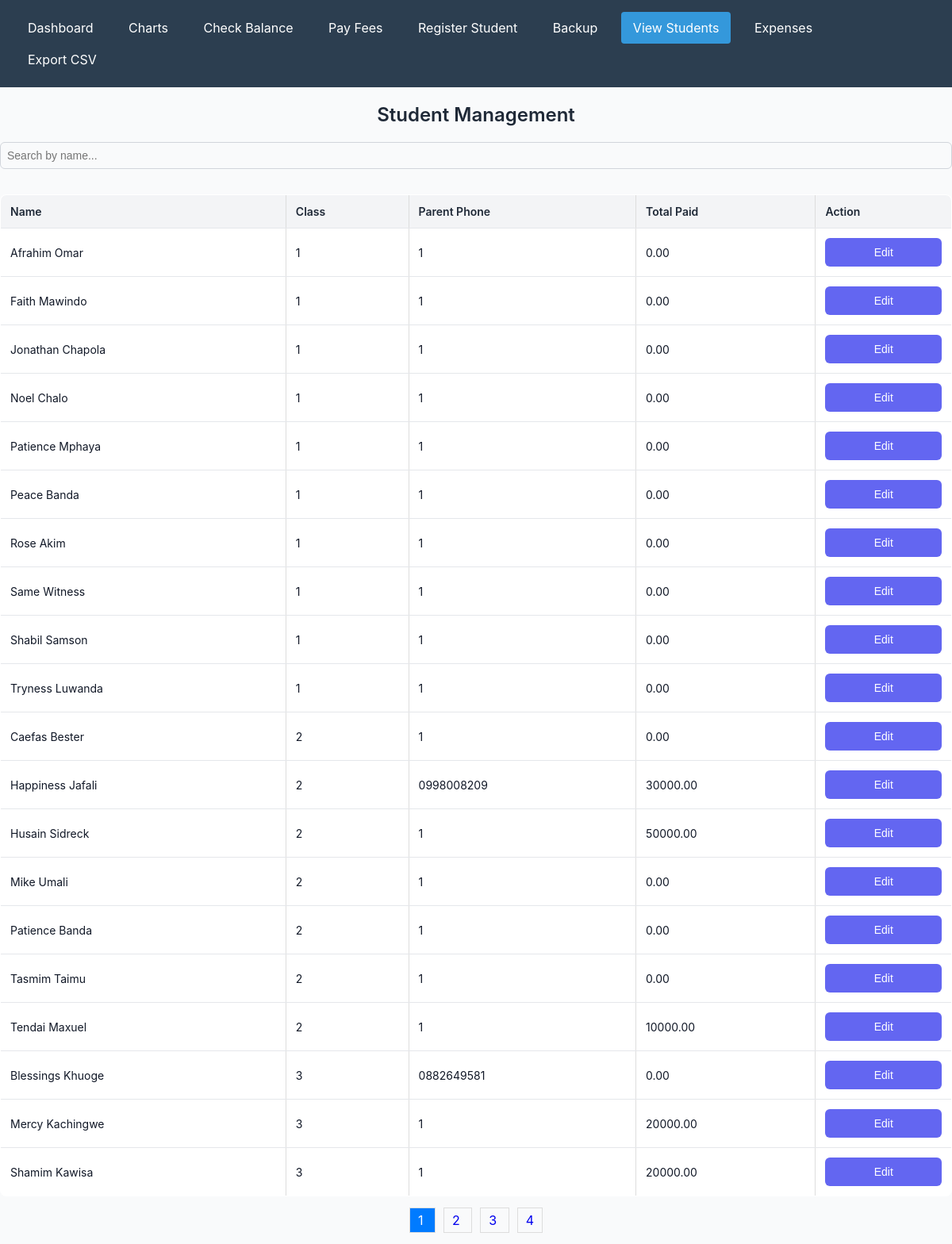
/view_students.php, run on an earlier commit of the app's database.
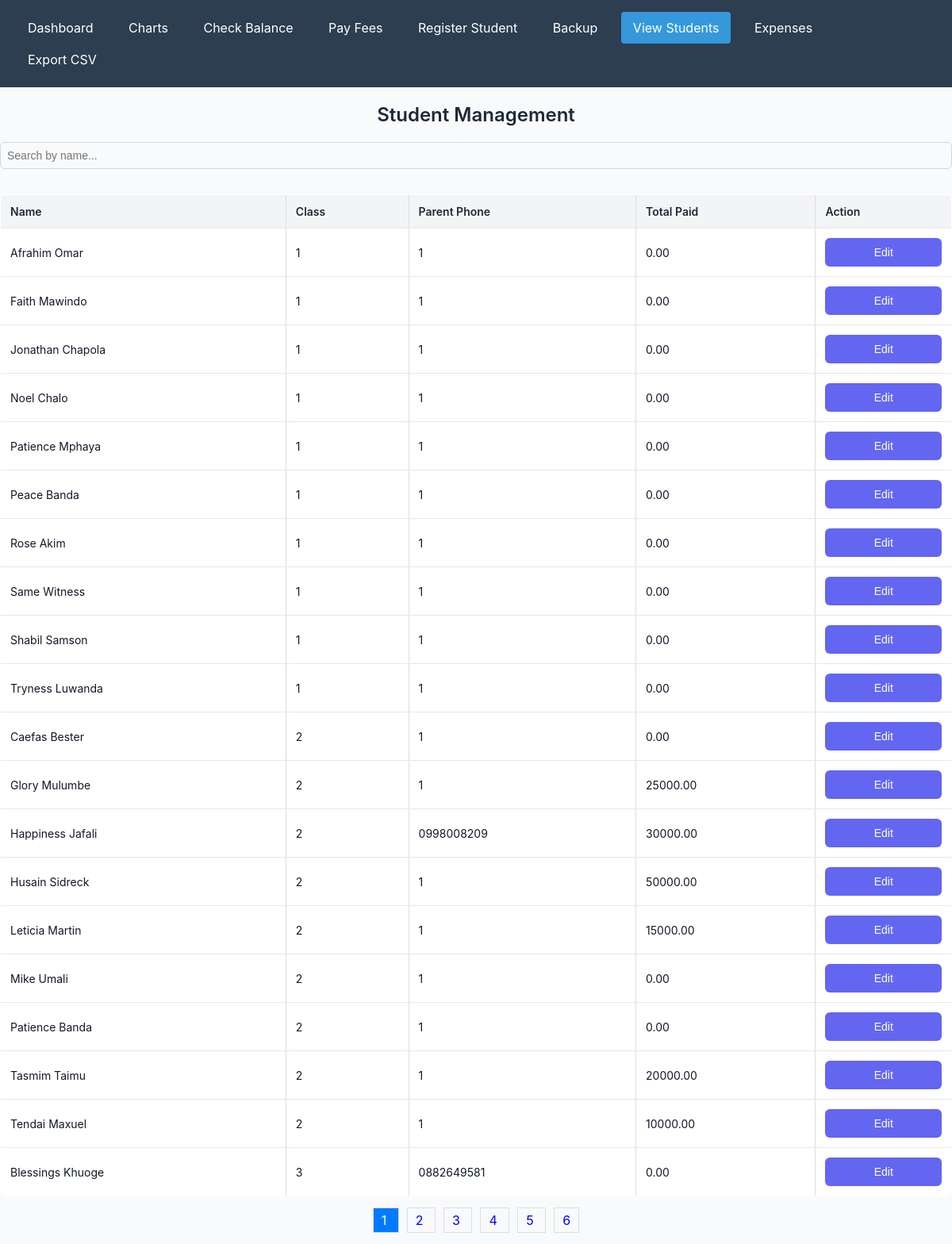
And on a later commit of the database.
### tables this page shows
CREATE TABLE `students` (
  `student_id` int(10) NOT NULL AUTO_INCREMENT,
  `name` varchar(100) NOT NULL,
  `class` varchar(20) NOT NULL,
  `date_of_birth` date NOT NULL,
  `gender` enum('Male','Female','Other') NOT NULL,
  `parent_phone` varchar(15) NOT NULL,
  `created_at` timestamp NOT NULL DEFAULT current_timestamp(),
  PRIMARY KEY (`student_id`)
);

### view_students.php (the view, shortened to what this page needs)
<?php
include 'db.php';
require_once 'navigation.php';
$query = $_GET['q'] ?? '';
$page = $_GET['page'] ?? 1;
$limit = 20;
$offset = ($page - 1) * $limit;
$sql = "SELECT s.student_id, s.name, s.class, s.parent_phone,
               COALESCE(SUM(p.amount_paid), 0) AS total_paid
        FROM students s
        LEFT JOIN payments p ON s.student_id = p.student_id
        WHERE s.name LIKE '%$query%'
        GROUP BY s.student_id
        ORDER BY s.class, s.name
        LIMIT $limit OFFSET $offset";
$result = $conn->query($sql);
$students = [];
while ($row = $result->fetch_assoc()) {
    $students[] = $row;
}
$count_sql = "SELECT COUNT(*) AS total FROM students WHERE name LIKE '%$query%'";
$count_result = $conn->query($count_sql);
$total_students = $count_result->fetch_assoc()['total'];
$total_pages = ceil($total_students / $limit);
?>
<!DOCTYPE html>
<html lang="en">
<head>
</head>
<body>
    <h1>Student Management</h1>
    <div class="search-bar">
        <input type="text" id="searchInput" placeholder="Search by name..." onkeyup="searchStudent()">
    </div>
    <table>
        <thead>
            <tr>
                <th>Name</th>
                <th>Class</th>
                <th>Parent Phone</th>
                <th>Total Paid</th>
                <th>Action</th>
            </tr>
        </thead>
        <tbody id="studentTable">
            <?php foreach ($students as $student): ?>
                <tr>
                    <td><?= htmlspecialchars($student['name']) ?></td>
                    <td><?= htmlspecialchars($student['class']) ?></td>
                    <td><?= htmlspecialchars($student['parent_phone']) ?></td>
                    <td><?= htmlspecialchars($student['total_paid']) ?></td>
                    <td>
                        <button onclick="editStudent(<?= htmlspecialchars(json_encode($student)) ?>)">Edit</button>
                    </td>
                </tr>
            <?php endforeach; ?>
        </tbody>
    </table>
    <div class="pagination">
        <?php for ($i = 1; $i <= $total_pages; $i++): ?>
            <a href="?q=<?= htmlspecialchars($query) ?>&page=<?= $i ?>" class="<?= $i == $page ? 'active' : '' ?>">
                <?= $i ?>
            </a>
        <?php endfor; ?>
    </div>
</body>
</html>

What changed in the data, as far as the page shows it:
no longer on this page (row unchanged): students: name "Mercy Kachingwe", class "3", parent_phone "1", total_paid "20000.00"
no longer on this page (row unchanged): students: name "Shamim Kawisa", class "3", parent_phone "1", total_paid "20000.00"
added students: name "Glory Mulumbe", class "2", parent_phone "1", total_paid "25000.00"
added students: name "Leticia Martin", class "2", parent_phone "1", total_paid "15000.00"
computed for students "Tasmim Taimu": total_paid "0.00" → "20000.00"
Also different on the page:
new list line: "5"
new list line: "6"
